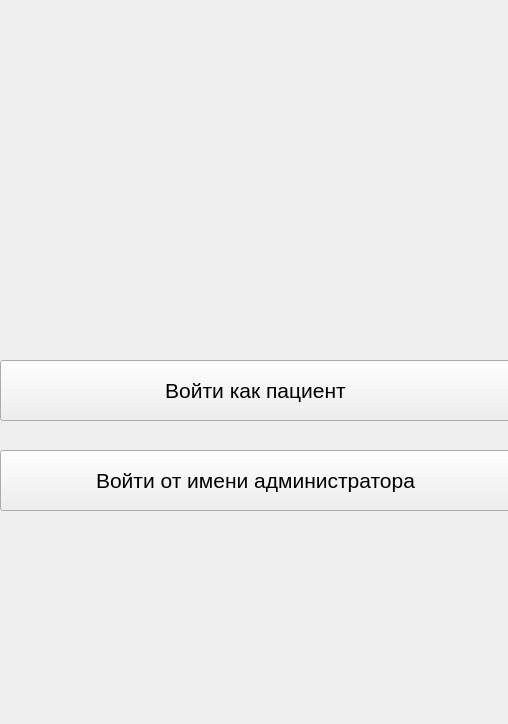
<?xml version="1.0" encoding="UTF-8"?>
<ui version="4.0">
 <class>Form</class>
 <widget class="QWidget" name="Form">
  <property name="geometry">
   <rect>
    <x>0</x>
    <y>0</y>
    <width>508</width>
    <height>724</height>
   </rect>
  </property>
  <property name="windowTitle">
   <string>Form</string>
  </property>
  <property name="toolTip">
   <string>&lt;html&gt;&lt;head/&gt;&lt;body&gt;&lt;p&gt;file:///C:/Users/HP/OneDrive/Изображения/Снимки экрана/Снимок экрана 2024-03-30 212547.png&lt;/p&gt;&lt;/body&gt;&lt;/html&gt;</string>
  </property>
  <widget class="QLabel" name="label">
   <property name="geometry">
    <rect>
     <x>0</x>
     <y>-10</y>
     <width>511</width>
     <height>741</height>
    </rect>
   </property>
   <property name="text">
    <string/>
   </property>
   <property name="pixmap">
    <pixmap>../../OneDrive/Изображения/Снимки экрана/Снимок экрана 2024-03-31 112922.png</pixmap>
   </property>
   <property name="scaledContents">
    <bool>true</bool>
   </property>
  </widget>
  <widget class="QPushButton" name="push_button_like_admin">
   <property name="geometry">
    <rect>
     <x>0</x>
     <y>450</y>
     <width>511</width>
     <height>61</height>
    </rect>
   </property>
   <property name="font">
    <font>
     <pointsize>16</pointsize>
    </font>
   </property>
   <property name="autoFillBackground">
    <bool>false</bool>
   </property>
   <property name="styleSheet">
    <string notr="true"/>
   </property>
   <property name="text">
    <string>Войти от имени администратора</string>
   </property>
   <property name="autoRepeatDelay">
    <number>300</number>
   </property>
  </widget>
  <widget class="QPushButton" name="push_button_like_patient">
   <property name="geometry">
    <rect>
     <x>0</x>
     <y>360</y>
     <width>511</width>
     <height>61</height>
    </rect>
   </property>
   <property name="font">
    <font>
     <pointsize>16</pointsize>
    </font>
   </property>
   <property name="autoFillBackground">
    <bool>false</bool>
   </property>
   <property name="styleSheet">
    <string notr="true"/>
   </property>
   <property name="text">
    <string>Войти как пациент</string>
   </property>
   <property name="autoRepeatDelay">
    <number>300</number>
   </property>
  </widget>
 </widget>
 <resources/>
 <connections/>
</ui>
